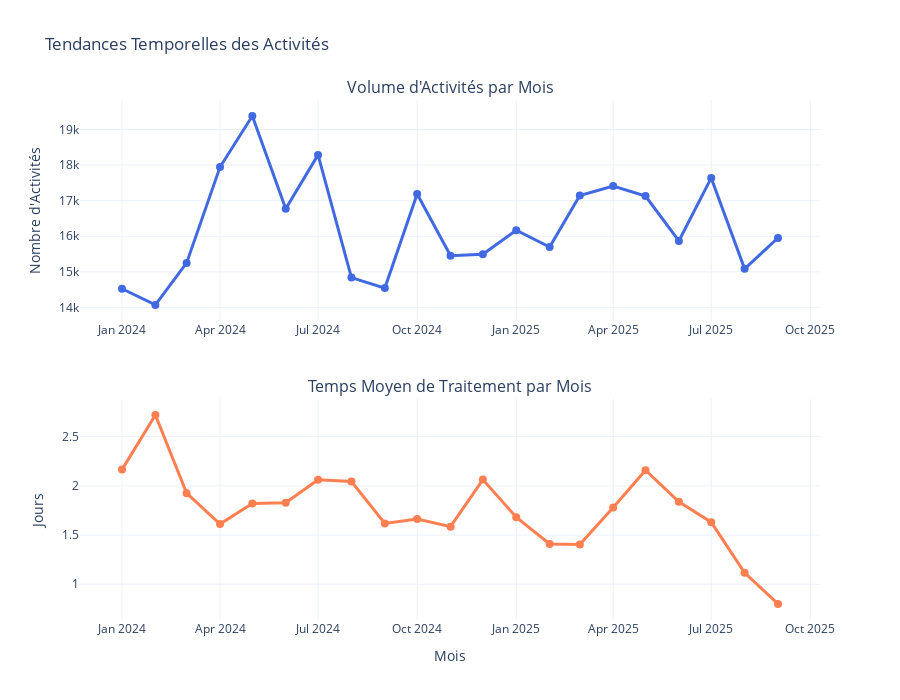

Notebook code for this chart:
### Code cell
# Évolution mensuelle des activités
monthly_activities = pd.read_sql_query("""
SELECT 
    strftime('%Y-%m', activity.CREATIONDATE) as month,
    COUNT(activity.ID) as total_activities,
    COUNT(DISTINCT activity.SR_ID) as unique_srs,
    COUNT(CASE WHEN activity.CLOSINGDATE IS NOT NULL THEN 1 END) as closed_activities,
    ROUND(AVG(CAST((julianday(activity.CLOSINGDATE) - julianday(activity.CREATIONDATE)) * 24 AS REAL)), 2) as avg_hours_to_close
FROM activity
WHERE strftime('%Y-%m', activity.CREATIONDATE) BETWEEN '2024-01' AND '2025-09'
GROUP BY month
ORDER BY month
""", conn)

print("="*70)
print("📈 ÉVOLUTION MENSUELLE DES ACTIVITÉS")
print("="*70)
print(f"\nPériode : Janvier 2024 - Septembre 2025")
print(f"Nombre de mois : {len(monthly_activities)}\n")

display(monthly_activities)

# Visualisation de la tendance
fig = make_subplots(
    rows=2, cols=1,
    subplot_titles=('Volume d\'Activités par Mois', 'Temps Moyen de Traitement par Mois'),
    vertical_spacing=0.15
)

# Graphique 1 : Volume mensuel
fig.add_trace(
    go.Scatter(
        x=monthly_activities['month'],
        y=monthly_activities['total_activities'],
        mode='lines+markers',
        name='Activités',
        line=dict(color='royalblue', width=3),
        marker=dict(size=8),
        hovertemplate='<b>%{x}</b><br>Activités: %{y:,}<extra></extra>'
    ),
    row=1, col=1
)

# Graphique 2 : Temps moyen mensuel
fig.add_trace(
    go.Scatter(
        x=monthly_activities['month'],
        y=monthly_activities['avg_hours_to_close'] / 24,
        mode='lines+markers',
        name='Temps moyen',
        line=dict(color='coral', width=3),
        marker=dict(size=8),
        hovertemplate='<b>%{x}</b><br>Temps: %{y:.1f} jours<extra></extra>'
    ),
    row=2, col=1
)

fig.update_xaxes(title_text="Mois", row=2, col=1)
fig.update_yaxes(title_text="Nombre d'Activités", row=1, col=1)
fig.update_yaxes(title_text="Jours", row=2, col=1)

fig.update_layout(height=700, showlegend=False, title_text="Tendances Temporelles des Activités")
fig.show()

### Figure 1 — Plotly figure (JSON) as saved in the notebook; plotly's stock layout.template omitted (floating-point values rounded to 4 significant figures)
{"data": [{"hovertemplate": "<b>%{x}</b><br>Activités: %{y:,}<extra></extra>", "line": {"color": "royalblue", "width": 3}, "marker": {"size": 8}, "mode": "lines+markers", "name": "Activités", "type": "scatter", "x": ["2024-01", "2024-02", "2024-03", "2024-04", "2024-05", "2024-06", "2024-07", "2024-08", "2024-09", "2024-10", "2024-11", "2024-12", "2025-01", "2025-02", "2025-03", "2025-04", "2025-05", "2025-06", "2025-07", "2025-08", "2025-09"], "xaxis": "x", "y": [14525, 14070, 15251, 17944, 19377, 16775, 18286, 14838, 14543, 17189, 15451, 15494, 16170, 15695, 17146, 17412, 17128, 15868, 17639, 15084, 15953], "yaxis": "y"}, {"hovertemplate": "<b>%{x}</b><br>Temps: %{y:.1f} jours<extra></extra>", "line": {"color": "coral", "width": 3}, "marker": {"size": 8}, "mode": "lines+markers", "name": "Temps moyen", "type": "scatter", "x": ["2024-01", "2024-02", "2024-03", "2024-04", "2024-05", "2024-06", "2024-07", "2024-08", "2024-09", "2024-10", "2024-11", "2024-12", "2025-01", "2025-02", "2025-03", "2025-04", "2025-05", "2025-06", "2025-07", "2025-08", "2025-09"], "xaxis": "x2", "y": [2.165, 2.72, 1.925, 1.612, 1.82, 1.827, 2.063, 2.043, 1.618, 1.664, 1.585, 2.063, 1.682, 1.409, 1.405, 1.78, 2.159, 1.838, 1.631, 1.116, 0.7996], "yaxis": "y2"}], "layout": {"annotations": [{"font": {"size": 16}, "showarrow": false, "text": "Volume d'Activités par Mois", "x": 0.5, "xanchor": "center", "xref": "paper", "y": 1, "yanchor": "bottom", "yref": "paper"}, {"font": {"size": 16}, "showarrow": false, "text": "Temps Moyen de Traitement par Mois", "x": 0.5, "xanchor": "center", "xref": "paper", "y": 0.425, "yanchor": "bottom", "yref": "paper"}], "height": 700, "showlegend": false, "title": {"text": "Tendances Temporelles des Activités"}, "xaxis": {"anchor": "y", "domain": [0, 1]}, "xaxis2": {"anchor": "y2", "domain": [0, 1], "title": {"text": "Mois"}}, "yaxis": {"anchor": "x", "domain": [0.575, 1], "title": {"text": "Nombre d'Activités"}}, "yaxis2": {"anchor": "x2", "domain": [0, 0.425], "title": {"text": "Jours"}}}}
